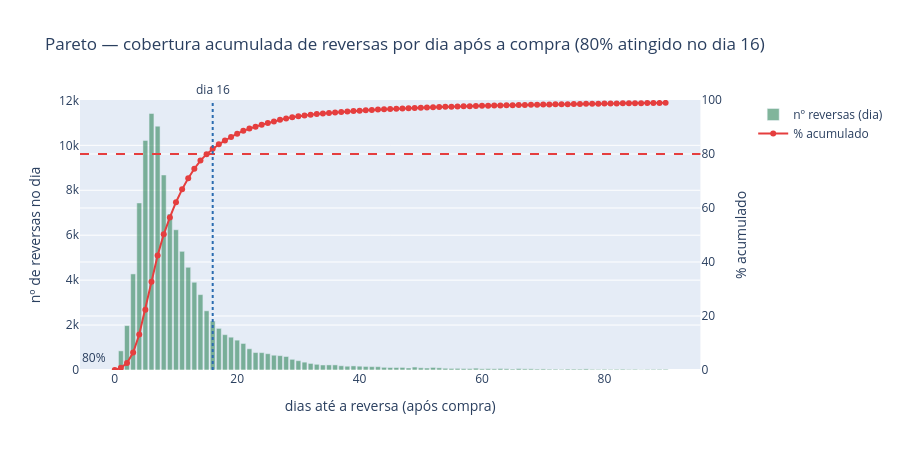

Notebook code for this chart:
### Markdown cell above
## 8.1 Pareto — dias até a reversa (compra) vs. % acumulado coberto

A partir de quantos dias após a compra já cobrimos 80% das reversas?

### Code cell
MAX_DIAS_PARETO_COMPRA = 90  # janela de leitura do pareto (dias)

dias_int_c = dfc["dias_compra_ate_reversa"].clip(lower=0).apply(np.floor).astype(int)
contagem_dia_c = dias_int_c.value_counts().sort_index()
contagem_dia_c = contagem_dia_c.reindex(range(0, contagem_dia_c.index.max() + 1), fill_value=0)

pareto_compra = contagem_dia_c.reset_index()
pareto_compra.columns = ["dia", "n_reversas"]
pareto_compra["pct_acumulado"] = pareto_compra["n_reversas"].cumsum() / pareto_compra["n_reversas"].sum() * 100

# dia em que se atinge >=80% (e outros marcos úteis)
marcos_pareto_compra = {}
for alvo in [50, 80, 90, 95]:
    linha = pareto_compra[pareto_compra["pct_acumulado"] >= alvo].iloc[0]
    marcos_pareto_compra[alvo] = int(linha["dia"])
    print(f">= {alvo}% das reversas cobertas a partir de {int(linha['dia'])} dias após a compra")

dia_80_compra = marcos_pareto_compra[80]

pareto_compra_plot = pareto_compra[pareto_compra["dia"] <= MAX_DIAS_PARETO_COMPRA].copy()

fig = make_subplots(specs=[[{"secondary_y": True}]])
fig.add_trace(go.Bar(x=pareto_compra_plot["dia"], y=pareto_compra_plot["n_reversas"], name="nº reversas (dia)",
                      marker_color="#2f855a", opacity=0.6), secondary_y=False)
fig.add_trace(go.Scatter(x=pareto_compra_plot["dia"], y=pareto_compra_plot["pct_acumulado"], name="% acumulado",
                          mode="lines+markers", line=dict(color="#e53e3e")), secondary_y=True)
fig.add_hline(y=80, line_dash="dash", line_color="#e53e3e", secondary_y=True,
              annotation_text="80%", annotation_position="top left")
fig.add_vline(x=dia_80_compra, line_dash="dot", line_color="#2b6cb0",
              annotation_text=f"dia {dia_80_compra}", annotation_position="top")
fig.update_yaxes(title_text="nº de reversas no dia", secondary_y=False)
fig.update_yaxes(title_text="% acumulado", range=[0, 100], secondary_y=True)
fig.update_xaxes(title_text="dias até a reversa (após compra)")
fig.update_layout(title=f"Pareto — cobertura acumulada de reversas por dia após a compra (80% atingido no dia {dia_80_compra})",
                   height=450)
fig.show()

### Figure 1 — Plotly figure (JSON) as saved in the notebook; plotly's stock layout.template omitted (floating-point values rounded to 4 significant figures)
{"data": [{"marker": {"color": "#2f855a"}, "name": "nº reversas (dia)", "opacity": 0.6, "type": "bar", "x": [0, 1, 2, 3, 4, 5, 6, 7, 8, 9, 10, 11, 12, 13, 14, 15, 16, 17, 18, 19, 20, 21, 22, 23, 24, 25, 26, 27, 28, 29, 30, 31, 32, 33, 34, 35, 36, 37, 38, 39, 40, 41, 42, 43, 44, 45, 46, 47, 48, 49, 50, 51, 52, 53, 54, 55, 56, 57, 58, 59, 60, 61, 62, 63, 64, 65, 66, 67, 68, 69, 70, 71, 72, 73, 74, 75, 76, 77, 78, 79, 80, 81, 82, 83, 84, 85, 86, 87, 88, 89, 90], "xaxis": "x", "y": [41, 851, 1977, 4276, 7436, 10220, 11417, 10854, 8681, 6945, 6242, 5282, 4572, 3905, 3355, 2634, 2180, 1852, 1572, 1460, 1329, 1181, 944, 777, 773, 725, 658, 638, 601, 475, 414, 349, 292, 253, 223, 226, 227, 188, 168, 182, 169, 158, 149, 147, 118, 110, 110, 114, 90, 131, 98, 87, 114, 96, 76, 69, 72, 63, 60, 81, 52, 59, 53, 66, 55, 43, 64, 51, 52, 42, 47, 38, 38, 32, 43, 41, 39, 49, 32, 29, 36, 30, 34, 38, 27, 33, 18, 29, 31, 32, 34], "yaxis": "y"}, {"line": {"color": "#e53e3e"}, "mode": "lines+markers", "name": "% acumulado", "type": "scatter", "x": [0, 1, 2, 3, 4, 5, 6, 7, 8, 9, 10, 11, 12, 13, 14, 15, 16, 17, 18, 19, 20, 21, 22, 23, 24, 25, 26, 27, 28, 29, 30, 31, 32, 33, 34, 35, 36, 37, 38, 39, 40, 41, 42, 43, 44, 45, 46, 47, 48, 49, 50, 51, 52, 53, 54, 55, 56, 57, 58, 59, 60, 61, 62, 63, 64, 65, 66, 67, 68, 69, 70, 71, 72, 73, 74, 75, 76, 77, 78, 79, 80, 81, 82, 83, 84, 85, 86, 87, 88, 89, 90], "xaxis": "x", "y": [0.03696, 0.8041, 2.586, 6.441, 13.14, 22.36, 32.65, 42.43, 50.26, 56.52, 62.15, 66.91, 71.03, 74.55, 77.57, 79.95, 81.91, 83.58, 85.0, 86.31, 87.51, 88.58, 89.43, 90.13, 90.83, 91.48, 92.07, 92.65, 93.19, 93.62, 93.99, 94.3, 94.57, 94.8, 95.0, 95.2, 95.41, 95.57, 95.73, 95.89, 96.04, 96.19, 96.32, 96.45, 96.56, 96.66, 96.76, 96.86, 96.94, 97.06, 97.15, 97.23, 97.33, 97.41, 97.48, 97.55, 97.61, 97.67, 97.72, 97.79, 97.84, 97.89, 97.94, 98.0, 98.05, 98.09, 98.15, 98.19, 98.24, 98.28, 98.32, 98.35, 98.39, 98.42, 98.46, 98.49, 98.53, 98.57, 98.6, 98.63, 98.66, 98.69, 98.72, 98.75, 98.78, 98.81, 98.82, 98.85, 98.88, 98.91, 98.94], "yaxis": "y2"}], "layout": {"annotations": [{"showarrow": false, "text": "80%", "x": 0, "xanchor": "left", "xref": "x domain", "y": 80, "yanchor": "bottom", "yref": "y"}, {"showarrow": false, "text": "dia 16", "x": 16, "xanchor": "center", "xref": "x", "y": 1, "yanchor": "bottom", "yref": "y domain"}], "height": 450, "shapes": [{"line": {"color": "#e53e3e", "dash": "dash"}, "type": "line", "x0": 0, "x1": 1, "xref": "x domain", "y0": 80, "y1": 80, "yref": "y2"}, {"line": {"color": "#2b6cb0", "dash": "dot"}, "type": "line", "x0": 16, "x1": 16, "xref": "x", "y0": 0, "y1": 1, "yref": "y domain"}], "title": {"text": "Pareto — cobertura acumulada de reversas por dia após a compra (80% atingido no dia 16)"}, "xaxis": {"anchor": "y", "domain": [0, 0.94], "title": {"text": "dias até a reversa (após compra)"}}, "yaxis": {"anchor": "x", "domain": [0, 1], "title": {"text": "nº de reversas no dia"}}, "yaxis2": {"anchor": "x", "overlaying": "y", "range": [0, 100], "side": "right", "title": {"text": "% acumulado"}}}}
